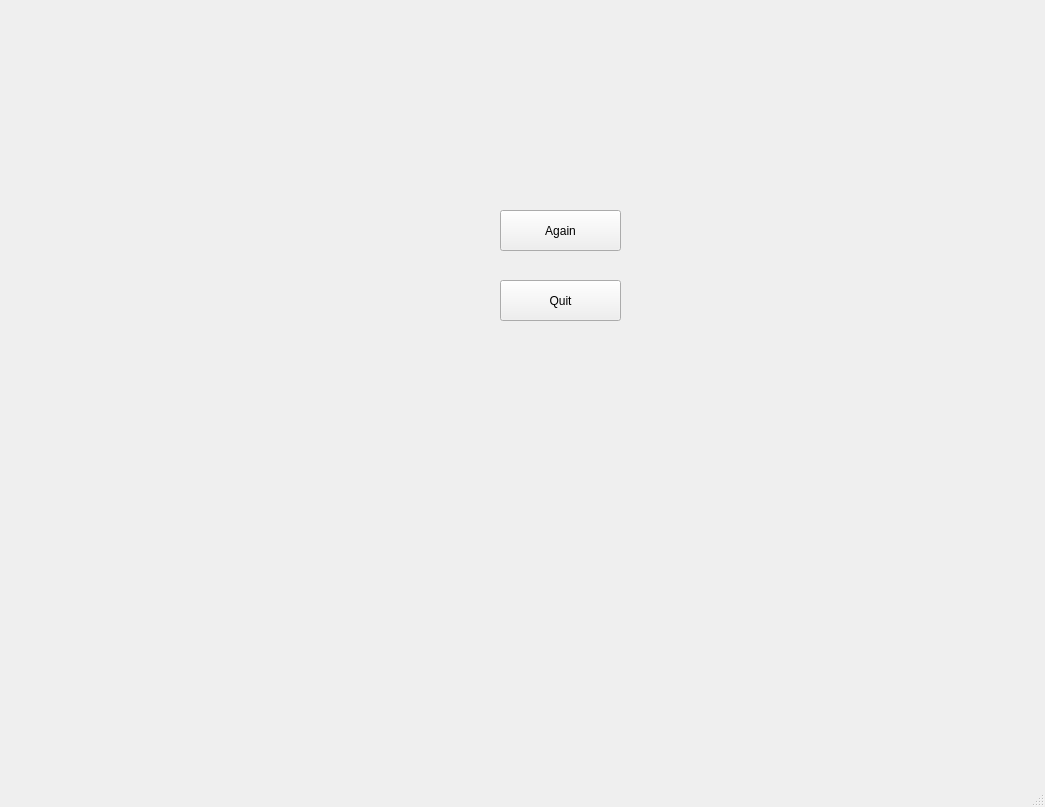
<?xml version="1.0" encoding="UTF-8"?>
<ui version="4.0">
 <class>MainWindow2</class>
 <widget class="QMainWindow" name="MainWindow2">
  <property name="geometry">
   <rect>
    <x>0</x>
    <y>0</y>
    <width>1045</width>
    <height>807</height>
   </rect>
  </property>
  <property name="windowTitle">
   <string>MainWindow</string>
  </property>
  <widget class="QWidget" name="centralwidget">
   <widget class="QLabel" name="label">
    <property name="geometry">
     <rect>
      <x>0</x>
      <y>10</y>
      <width>981</width>
      <height>551</height>
     </rect>
    </property>
    <property name="text">
     <string/>
    </property>
    <property name="pixmap">
     <pixmap resource="res.qrc">:/image/finalbg2.png</pixmap>
    </property>
   </widget>
   <widget class="QPushButton" name="pushButton">
    <property name="geometry">
     <rect>
      <x>500</x>
      <y>210</y>
      <width>121</width>
      <height>41</height>
     </rect>
    </property>
    <property name="text">
     <string>Again</string>
    </property>
   </widget>
   <widget class="QPushButton" name="pushButton_2">
    <property name="geometry">
     <rect>
      <x>500</x>
      <y>280</y>
      <width>121</width>
      <height>41</height>
     </rect>
    </property>
    <property name="text">
     <string>Quit</string>
    </property>
   </widget>
  </widget>
  <widget class="QMenuBar" name="menubar">
   <property name="geometry">
    <rect>
     <x>0</x>
     <y>0</y>
     <width>1045</width>
     <height>22</height>
    </rect>
   </property>
  </widget>
  <widget class="QStatusBar" name="statusbar"/>
 </widget>
 <resources>
  <include location="res.qrc"/>
 </resources>
 <connections/>
</ui>
